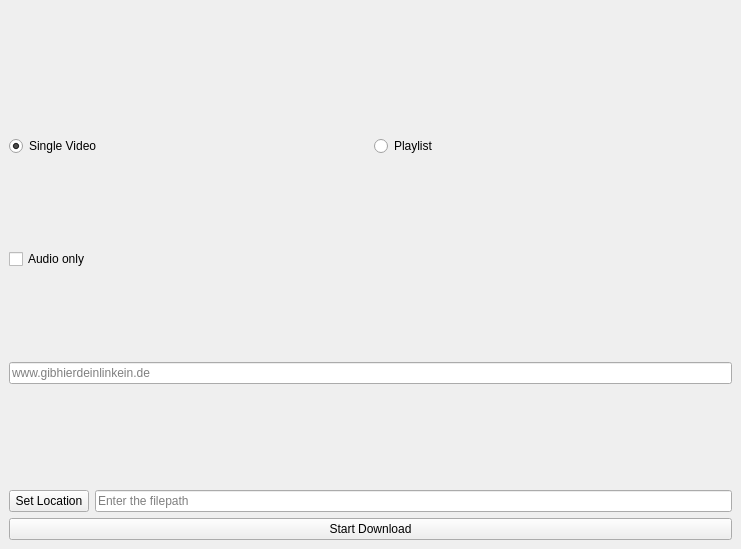
<?xml version="1.0" encoding="UTF-8"?>
<ui version="4.0">
 <class>MainWindow</class>
 <widget class="QMainWindow" name="MainWindow">
  <property name="geometry">
   <rect>
    <x>0</x>
    <y>0</y>
    <width>741</width>
    <height>549</height>
   </rect>
  </property>
  <property name="windowTitle">
   <string>MainWindow</string>
  </property>
  <widget class="QWidget" name="centralwidget">
   <layout class="QVBoxLayout" name="verticalLayout_2">
    <item>
     <layout class="QVBoxLayout" name="verticalLayout">
      <item>
       <spacer name="space_top">
        <property name="orientation">
         <enum>Qt::Orientation::Vertical</enum>
        </property>
        <property name="sizeType">
         <enum>QSizePolicy::Policy::Fixed</enum>
        </property>
        <property name="sizeHint" stdset="0">
         <size>
          <width>0</width>
          <height>40</height>
         </size>
        </property>
       </spacer>
      </item>
      <item>
       <layout class="QHBoxLayout" name="horizontalLayout_2">
        <item>
         <widget class="QRadioButton" name="single_radio">
          <property name="text">
           <string>Single Video</string>
          </property>
          <property name="checked">
           <bool>true</bool>
          </property>
         </widget>
        </item>
        <item>
         <widget class="QRadioButton" name="playlist_radio">
          <property name="text">
           <string>Playlist</string>
          </property>
         </widget>
        </item>
       </layout>
      </item>
      <item>
       <widget class="QCheckBox" name="audio_checkbox">
        <property name="text">
         <string>Audio only</string>
        </property>
        <property name="checkable">
         <bool>true</bool>
        </property>
        <property name="checked">
         <bool>false</bool>
        </property>
       </widget>
      </item>
      <item>
       <widget class="QLineEdit" name="link_input">
        <property name="text">
         <string/>
        </property>
        <property name="placeholderText">
         <string>www.gibhierdeinlinkein.de</string>
        </property>
       </widget>
      </item>
      <item>
       <spacer name="space_bottom">
        <property name="orientation">
         <enum>Qt::Orientation::Vertical</enum>
        </property>
        <property name="sizeType">
         <enum>QSizePolicy::Policy::Minimum</enum>
        </property>
        <property name="sizeHint" stdset="0">
         <size>
          <width>10</width>
          <height>10</height>
         </size>
        </property>
       </spacer>
      </item>
     </layout>
    </item>
    <item>
     <layout class="QHBoxLayout" name="horizontalLayout">
      <item>
       <widget class="QPushButton" name="open_dialog">
        <property name="text">
         <string>Set Location</string>
        </property>
       </widget>
      </item>
      <item>
       <widget class="QLineEdit" name="filepath_input">
        <property name="placeholderText">
         <string>Enter the filepath</string>
        </property>
       </widget>
      </item>
     </layout>
    </item>
    <item>
     <layout class="QVBoxLayout" name="verticalLayout_3">
      <item>
       <widget class="QPushButton" name="start_download">
        <property name="text">
         <string>Start Download</string>
        </property>
       </widget>
      </item>
     </layout>
    </item>
   </layout>
  </widget>
 </widget>
 <resources/>
 <connections/>
</ui>
